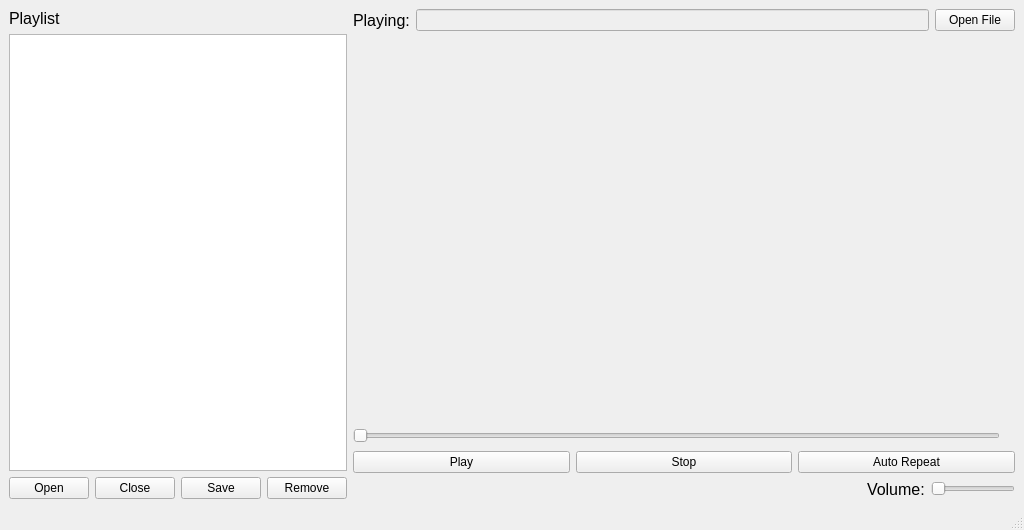
<?xml version="1.0" encoding="UTF-8"?>
<ui version="4.0">
 <class>MainWindow</class>
 <widget class="QMainWindow" name="MainWindow">
  <property name="geometry">
   <rect>
    <x>0</x>
    <y>0</y>
    <width>1024</width>
    <height>530</height>
   </rect>
  </property>
  <property name="windowTitle">
   <string>QBitMPlayer</string>
  </property>
  <widget class="QWidget" name="centralwidget">
   <layout class="QGridLayout" name="gridLayout">
    <item row="0" column="0">
     <layout class="QHBoxLayout" name="topLevelHorizontalLayout" stretch="0,1">
      <item>
       <layout class="QVBoxLayout" name="playlistVerticalLayout">
        <item>
         <widget class="QLabel" name="playlistLabel">
          <property name="font">
           <font>
            <pointsize>12</pointsize>
           </font>
          </property>
          <property name="text">
           <string>Playlist</string>
          </property>
         </widget>
        </item>
        <item>
         <widget class="QListView" name="playlistView"/>
        </item>
        <item>
         <layout class="QHBoxLayout" name="playlistControlsHorizontalLayout">
          <item>
           <widget class="QPushButton" name="openPlaylistButton">
            <property name="text">
             <string>Open</string>
            </property>
           </widget>
          </item>
          <item>
           <widget class="QPushButton" name="closePlayListButton">
            <property name="text">
             <string>Close</string>
            </property>
           </widget>
          </item>
          <item>
           <widget class="QPushButton" name="savePlaylistButton">
            <property name="text">
             <string>Save</string>
            </property>
           </widget>
          </item>
          <item>
           <widget class="QPushButton" name="removePlaylistButton">
            <property name="text">
             <string>Remove</string>
            </property>
           </widget>
          </item>
         </layout>
        </item>
       </layout>
      </item>
      <item>
       <layout class="QVBoxLayout" name="playAreaHorizontalLayout">
        <item>
         <layout class="QHBoxLayout" name="playingHorizontalLayout">
          <item>
           <widget class="QLabel" name="playingLabel">
            <property name="font">
             <font>
              <pointsize>12</pointsize>
             </font>
            </property>
            <property name="text">
             <string>Playing:</string>
            </property>
           </widget>
          </item>
          <item>
           <widget class="QLineEdit" name="playingEdit">
            <property name="enabled">
             <bool>false</bool>
            </property>
           </widget>
          </item>
          <item>
           <widget class="QPushButton" name="openSingleFileButton">
            <property name="text">
             <string>Open File</string>
            </property>
           </widget>
          </item>
         </layout>
        </item>
        <item>
         <spacer name="verticalSpacer">
          <property name="orientation">
           <enum>Qt::Orientation::Vertical</enum>
          </property>
          <property name="sizeHint" stdset="0">
           <size>
            <width>20</width>
            <height>40</height>
           </size>
          </property>
         </spacer>
        </item>
        <item>
         <layout class="QHBoxLayout" name="durationHorizontalLayout">
          <item>
           <widget class="QSlider" name="seekMusicSlider">
            <property name="orientation">
             <enum>Qt::Orientation::Horizontal</enum>
            </property>
           </widget>
          </item>
          <item>
           <widget class="QLabel" name="durationLabel">
            <property name="font">
             <font>
              <pointsize>12</pointsize>
             </font>
            </property>
            <property name="text">
             <string/>
            </property>
           </widget>
          </item>
         </layout>
        </item>
        <item>
         <layout class="QHBoxLayout" name="musicControlsHorizontalLayout">
          <item>
           <widget class="QPushButton" name="playButton">
            <property name="text">
             <string>Play</string>
            </property>
           </widget>
          </item>
          <item>
           <widget class="QPushButton" name="stopButton">
            <property name="text">
             <string>Stop</string>
            </property>
           </widget>
          </item>
          <item>
           <widget class="QPushButton" name="autoRepeatButton">
            <property name="text">
             <string>Auto Repeat</string>
            </property>
           </widget>
          </item>
         </layout>
        </item>
        <item>
         <layout class="QHBoxLayout" name="volumeHorizontalLayout" stretch="1,0,0">
          <item>
           <spacer name="volumeHorizontalSpacer">
            <property name="orientation">
             <enum>Qt::Orientation::Horizontal</enum>
            </property>
            <property name="sizeHint" stdset="0">
             <size>
              <width>40</width>
              <height>20</height>
             </size>
            </property>
           </spacer>
          </item>
          <item>
           <widget class="QLabel" name="volumeLabel">
            <property name="font">
             <font>
              <pointsize>12</pointsize>
             </font>
            </property>
            <property name="text">
             <string>Volume:</string>
            </property>
           </widget>
          </item>
          <item>
           <widget class="QSlider" name="volumeSlider">
            <property name="orientation">
             <enum>Qt::Orientation::Horizontal</enum>
            </property>
           </widget>
          </item>
         </layout>
        </item>
       </layout>
      </item>
     </layout>
    </item>
   </layout>
  </widget>
  <widget class="QMenuBar" name="menubar">
   <property name="geometry">
    <rect>
     <x>0</x>
     <y>0</y>
     <width>1024</width>
     <height>23</height>
    </rect>
   </property>
  </widget>
  <widget class="QStatusBar" name="statusbar"/>
 </widget>
 <resources/>
 <connections/>
</ui>
